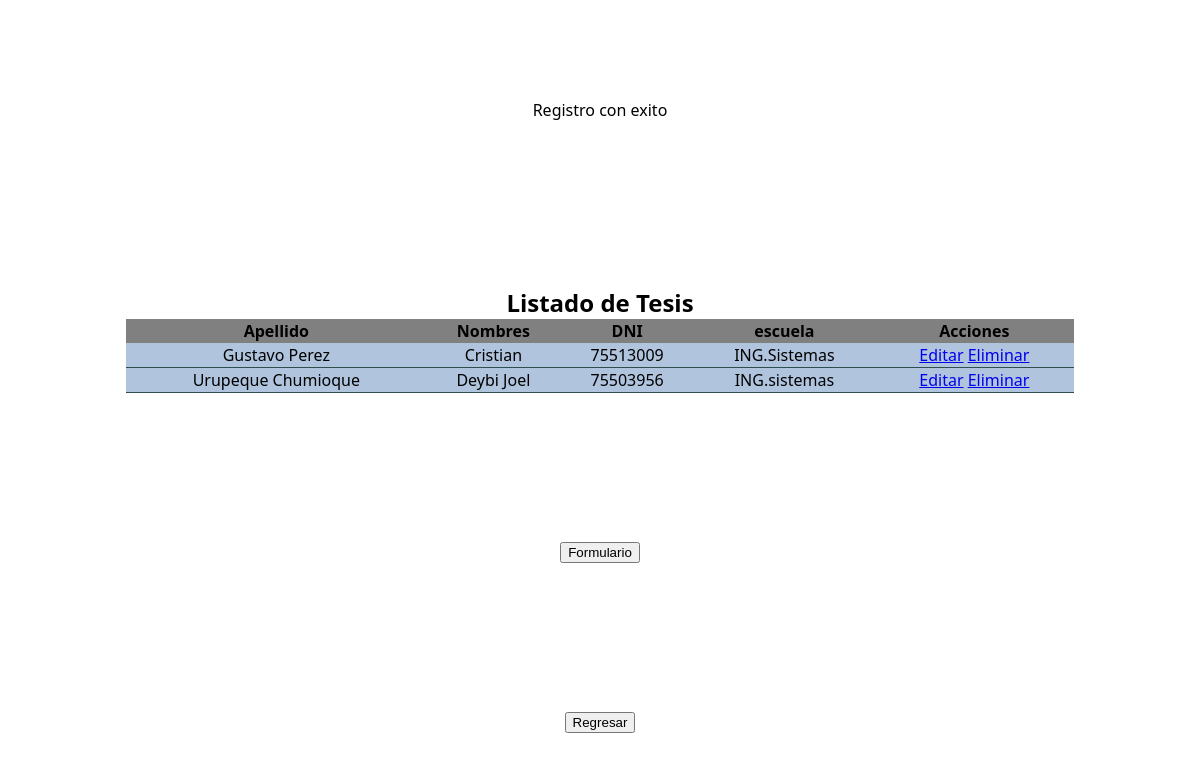
The app's page /tesista.php?success=true with its own data.
### tables this page shows
CREATE TABLE `tesista` (
  `id` bigint(20) NOT NULL,
  `apellidos` varchar(64) NOT NULL,
  `nombres` varchar(64) NOT NULL,
  `dni` int(8) NOT NULL,
  `escuela` varchar(64) NOT NULL,
  `estado` int(11) NOT NULL DEFAULT 1
);

### tesista.php (the view, shortened to what this page needs)
</head>
<body>
    <?php
        if(isset($_GET["success"]) && $_GET["success"]== "true") echo "<p>Registro con exito</p>";
    ?>
    <table >
        <caption>Listado de Tesis</caption>
        <thead>
            <tr>
                <th>Apellido</th>
                <th>Nombres</th>
                <th>DNI</th>
                <th>escuela</th>
                <th>Acciones</th>
            </tr>
        </thead>
        <tbody>
            <?php
            $sql = "SELECT * FROM tesista where estado = 1 ";
            $objConn = new Conexion();
            $conn = $objConn->getConexion();
            $result = $conn->query($sql);
            if($result->num_rows > 0 ){
                while($fila= $result->fetch_assoc() ){
                    echo "<tr>";
                    echo "<td>".$fila["apellidos"]."</td>";
                    echo "<td>".$fila["nombres"]."</td>";
                    echo "<td>".$fila["dni"]."</td>";
                    echo "<td>".$fila["escuela"]."</td>";
                    echo "<td>
                            <a href='./editarTesista.php?id=".$fila["id"]."'>Editar</a>
                            <a href='./eliminarTesista.php?id=".$fila["id"]."'>Eliminar</a>
                            </td>";
                    echo "</tr>";
                }
            }else{
                echo "<tr> <td colspan='4'> 0  resultados </td></tr>";
            }?>
        </tbody>
    </table>
    <a href="./fomularioTesista.php"><button>Formulario</button></a>
    <a href="./index.php"><button > Regresar </button></a>

### tesista.php (style rules this page uses)
body { font-family: 'Segoe UI', Tahoma, Geneva, Verdana, sans-serif; height: 100vh; display: grid; place-items: center; }
caption { font-size: 1.5rem; font-weight: bold; }
table { width: 80%; border-collapse: collapse; }
thead { background-color: gray; border-radius: 1rem; }
tbody > tr { background-color: lightsteelblue; text-align: center; border-bottom: 1px solid darkslategray; border-radius: 1rem; }

### records on screen
tesista: apellidos "Gustavo Perez", nombres "Cristian", dni "75513009", escuela "ING.Sistemas"
tesista: apellidos "Urupeque Chumioque", nombres "Deybi Joel", dni "75503956", escuela "ING.sistemas"
